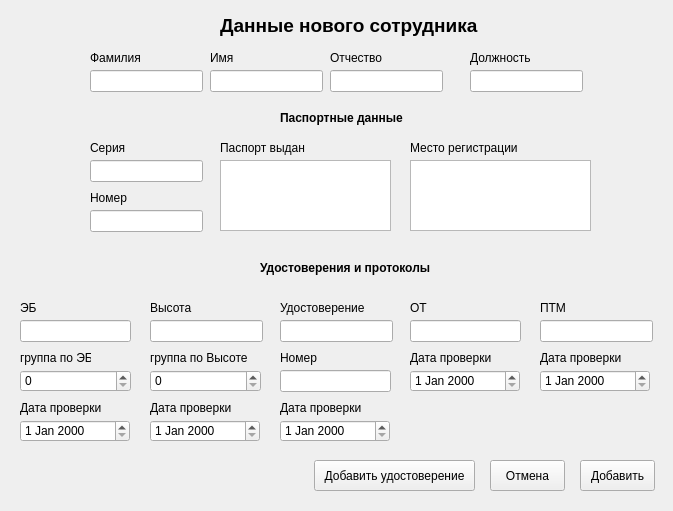
<?xml version="1.0" encoding="UTF-8"?>
<ui version="4.0">
 <class>form_new_worker</class>
 <widget class="QWidget" name="form_new_worker">
  <property name="geometry">
   <rect>
    <x>0</x>
    <y>0</y>
    <width>673</width>
    <height>511</height>
   </rect>
  </property>
  <property name="windowTitle">
   <string>Form</string>
  </property>
  <widget class="QLabel" name="label">
   <property name="geometry">
    <rect>
     <x>220</x>
     <y>10</y>
     <width>271</width>
     <height>31</height>
    </rect>
   </property>
   <property name="font">
    <font>
     <pointsize>14</pointsize>
     <bold>true</bold>
    </font>
   </property>
   <property name="frameShape">
    <enum>QFrame::NoFrame</enum>
   </property>
   <property name="lineWidth">
    <number>0</number>
   </property>
   <property name="text">
    <string>Данные нового сотрудника</string>
   </property>
  </widget>
  <widget class="QPushButton" name="b_OK">
   <property name="geometry">
    <rect>
     <x>580</x>
     <y>460</y>
     <width>75</width>
     <height>31</height>
    </rect>
   </property>
   <property name="text">
    <string>Добавить</string>
   </property>
  </widget>
  <widget class="QLineEdit" name="family">
   <property name="geometry">
    <rect>
     <x>90</x>
     <y>70</y>
     <width>113</width>
     <height>22</height>
    </rect>
   </property>
  </widget>
  <widget class="QLabel" name="label_2">
   <property name="geometry">
    <rect>
     <x>90</x>
     <y>50</y>
     <width>61</width>
     <height>16</height>
    </rect>
   </property>
   <property name="text">
    <string>Фамилия</string>
   </property>
  </widget>
  <widget class="QLabel" name="label_3">
   <property name="geometry">
    <rect>
     <x>210</x>
     <y>50</y>
     <width>49</width>
     <height>16</height>
    </rect>
   </property>
   <property name="text">
    <string>Имя</string>
   </property>
  </widget>
  <widget class="QLineEdit" name="name">
   <property name="geometry">
    <rect>
     <x>210</x>
     <y>70</y>
     <width>113</width>
     <height>22</height>
    </rect>
   </property>
  </widget>
  <widget class="QLabel" name="label_4">
   <property name="geometry">
    <rect>
     <x>330</x>
     <y>50</y>
     <width>61</width>
     <height>16</height>
    </rect>
   </property>
   <property name="text">
    <string>Отчество</string>
   </property>
  </widget>
  <widget class="QLineEdit" name="surname">
   <property name="geometry">
    <rect>
     <x>330</x>
     <y>70</y>
     <width>113</width>
     <height>22</height>
    </rect>
   </property>
  </widget>
  <widget class="QLineEdit" name="position">
   <property name="geometry">
    <rect>
     <x>470</x>
     <y>70</y>
     <width>113</width>
     <height>22</height>
    </rect>
   </property>
  </widget>
  <widget class="QLabel" name="label_5">
   <property name="geometry">
    <rect>
     <x>470</x>
     <y>50</y>
     <width>71</width>
     <height>16</height>
    </rect>
   </property>
   <property name="text">
    <string>Должность</string>
   </property>
  </widget>
  <widget class="QTextEdit" name="passport_post">
   <property name="geometry">
    <rect>
     <x>220</x>
     <y>160</y>
     <width>171</width>
     <height>71</height>
    </rect>
   </property>
  </widget>
  <widget class="QLabel" name="label_6">
   <property name="geometry">
    <rect>
     <x>220</x>
     <y>140</y>
     <width>101</width>
     <height>16</height>
    </rect>
   </property>
   <property name="text">
    <string>Паспорт выдан</string>
   </property>
  </widget>
  <widget class="QTextEdit" name="adr">
   <property name="geometry">
    <rect>
     <x>410</x>
     <y>160</y>
     <width>181</width>
     <height>71</height>
    </rect>
   </property>
  </widget>
  <widget class="QLabel" name="label_7">
   <property name="geometry">
    <rect>
     <x>410</x>
     <y>140</y>
     <width>121</width>
     <height>16</height>
    </rect>
   </property>
   <property name="text">
    <string>Место регистрации</string>
   </property>
  </widget>
  <widget class="QLabel" name="label_9">
   <property name="geometry">
    <rect>
     <x>90</x>
     <y>140</y>
     <width>51</width>
     <height>16</height>
    </rect>
   </property>
   <property name="text">
    <string>Серия</string>
   </property>
  </widget>
  <widget class="QLineEdit" name="series">
   <property name="geometry">
    <rect>
     <x>90</x>
     <y>160</y>
     <width>113</width>
     <height>22</height>
    </rect>
   </property>
   <property name="text">
    <string/>
   </property>
  </widget>
  <widget class="QLabel" name="label_10">
   <property name="geometry">
    <rect>
     <x>90</x>
     <y>190</y>
     <width>51</width>
     <height>16</height>
    </rect>
   </property>
   <property name="text">
    <string>Номер</string>
   </property>
  </widget>
  <widget class="QLineEdit" name="number">
   <property name="geometry">
    <rect>
     <x>90</x>
     <y>210</y>
     <width>113</width>
     <height>22</height>
    </rect>
   </property>
   <property name="text">
    <string/>
   </property>
  </widget>
  <widget class="QLabel" name="label_11">
   <property name="geometry">
    <rect>
     <x>280</x>
     <y>110</y>
     <width>131</width>
     <height>16</height>
    </rect>
   </property>
   <property name="font">
    <font>
     <bold>true</bold>
    </font>
   </property>
   <property name="text">
    <string>Паспортные данные</string>
   </property>
  </widget>
  <widget class="QLineEdit" name="PTM">
   <property name="geometry">
    <rect>
     <x>540</x>
     <y>320</y>
     <width>113</width>
     <height>22</height>
    </rect>
   </property>
  </widget>
  <widget class="QLabel" name="label_12">
   <property name="geometry">
    <rect>
     <x>20</x>
     <y>300</y>
     <width>71</width>
     <height>16</height>
    </rect>
   </property>
   <property name="text">
    <string>ЭБ</string>
   </property>
  </widget>
  <widget class="QLabel" name="label_13">
   <property name="geometry">
    <rect>
     <x>410</x>
     <y>300</y>
     <width>71</width>
     <height>16</height>
    </rect>
   </property>
   <property name="text">
    <string>ОТ</string>
   </property>
  </widget>
  <widget class="QLineEdit" name="ES">
   <property name="geometry">
    <rect>
     <x>20</x>
     <y>320</y>
     <width>111</width>
     <height>22</height>
    </rect>
   </property>
  </widget>
  <widget class="QLabel" name="label_14">
   <property name="geometry">
    <rect>
     <x>150</x>
     <y>300</y>
     <width>61</width>
     <height>16</height>
    </rect>
   </property>
   <property name="text">
    <string>Высота</string>
   </property>
  </widget>
  <widget class="QLabel" name="label_15">
   <property name="geometry">
    <rect>
     <x>540</x>
     <y>300</y>
     <width>49</width>
     <height>16</height>
    </rect>
   </property>
   <property name="text">
    <string>ПТМ</string>
   </property>
  </widget>
  <widget class="QLineEdit" name="H_">
   <property name="geometry">
    <rect>
     <x>150</x>
     <y>320</y>
     <width>113</width>
     <height>22</height>
    </rect>
   </property>
  </widget>
  <widget class="QLabel" name="label_16">
   <property name="geometry">
    <rect>
     <x>260</x>
     <y>260</y>
     <width>171</width>
     <height>16</height>
    </rect>
   </property>
   <property name="font">
    <font>
     <bold>true</bold>
    </font>
   </property>
   <property name="text">
    <string>Удостоверения и протоколы</string>
   </property>
  </widget>
  <widget class="QLineEdit" name="OT">
   <property name="geometry">
    <rect>
     <x>410</x>
     <y>320</y>
     <width>111</width>
     <height>22</height>
    </rect>
   </property>
  </widget>
  <widget class="QLabel" name="label_17">
   <property name="geometry">
    <rect>
     <x>20</x>
     <y>350</y>
     <width>71</width>
     <height>16</height>
    </rect>
   </property>
   <property name="text">
    <string>группа по ЭБ</string>
   </property>
  </widget>
  <widget class="QLabel" name="label_18">
   <property name="geometry">
    <rect>
     <x>150</x>
     <y>350</y>
     <width>111</width>
     <height>16</height>
    </rect>
   </property>
   <property name="text">
    <string>группа по Высоте</string>
   </property>
  </widget>
  <widget class="QLabel" name="label_8">
   <property name="geometry">
    <rect>
     <x>280</x>
     <y>300</y>
     <width>91</width>
     <height>16</height>
    </rect>
   </property>
   <property name="text">
    <string>Удостоверение</string>
   </property>
  </widget>
  <widget class="QLineEdit" name="study">
   <property name="geometry">
    <rect>
     <x>280</x>
     <y>320</y>
     <width>113</width>
     <height>22</height>
    </rect>
   </property>
  </widget>
  <widget class="QLabel" name="label_19">
   <property name="geometry">
    <rect>
     <x>280</x>
     <y>350</y>
     <width>111</width>
     <height>16</height>
    </rect>
   </property>
   <property name="text">
    <string>Номер</string>
   </property>
  </widget>
  <widget class="QLineEdit" name="contract">
   <property name="geometry">
    <rect>
     <x>280</x>
     <y>370</y>
     <width>111</width>
     <height>22</height>
    </rect>
   </property>
  </widget>
  <widget class="QPushButton" name="b_cancel">
   <property name="geometry">
    <rect>
     <x>490</x>
     <y>460</y>
     <width>75</width>
     <height>31</height>
    </rect>
   </property>
   <property name="text">
    <string>Отмена</string>
   </property>
  </widget>
  <widget class="QLabel" name="label_21">
   <property name="geometry">
    <rect>
     <x>20</x>
     <y>400</y>
     <width>91</width>
     <height>16</height>
    </rect>
   </property>
   <property name="text">
    <string>Дата проверки</string>
   </property>
  </widget>
  <widget class="QDateEdit" name="d_ES">
   <property name="geometry">
    <rect>
     <x>20</x>
     <y>420</y>
     <width>110</width>
     <height>22</height>
    </rect>
   </property>
  </widget>
  <widget class="QDateEdit" name="d_H">
   <property name="geometry">
    <rect>
     <x>150</x>
     <y>420</y>
     <width>110</width>
     <height>22</height>
    </rect>
   </property>
  </widget>
  <widget class="QDateEdit" name="d_work">
   <property name="geometry">
    <rect>
     <x>280</x>
     <y>420</y>
     <width>110</width>
     <height>22</height>
    </rect>
   </property>
  </widget>
  <widget class="QDateEdit" name="d_OT">
   <property name="geometry">
    <rect>
     <x>410</x>
     <y>370</y>
     <width>110</width>
     <height>22</height>
    </rect>
   </property>
  </widget>
  <widget class="QDateEdit" name="d_PTM">
   <property name="geometry">
    <rect>
     <x>540</x>
     <y>370</y>
     <width>110</width>
     <height>22</height>
    </rect>
   </property>
  </widget>
  <widget class="QLabel" name="label_22">
   <property name="geometry">
    <rect>
     <x>150</x>
     <y>400</y>
     <width>91</width>
     <height>16</height>
    </rect>
   </property>
   <property name="text">
    <string>Дата проверки</string>
   </property>
  </widget>
  <widget class="QLabel" name="label_23">
   <property name="geometry">
    <rect>
     <x>280</x>
     <y>400</y>
     <width>91</width>
     <height>16</height>
    </rect>
   </property>
   <property name="text">
    <string>Дата проверки</string>
   </property>
  </widget>
  <widget class="QLabel" name="label_24">
   <property name="geometry">
    <rect>
     <x>410</x>
     <y>350</y>
     <width>91</width>
     <height>16</height>
    </rect>
   </property>
   <property name="text">
    <string>Дата проверки</string>
   </property>
  </widget>
  <widget class="QLabel" name="label_25">
   <property name="geometry">
    <rect>
     <x>540</x>
     <y>350</y>
     <width>91</width>
     <height>16</height>
    </rect>
   </property>
   <property name="text">
    <string>Дата проверки</string>
   </property>
  </widget>
  <widget class="QSpinBox" name="H_group">
   <property name="geometry">
    <rect>
     <x>150</x>
     <y>370</y>
     <width>111</width>
     <height>22</height>
    </rect>
   </property>
  </widget>
  <widget class="QSpinBox" name="ES_group">
   <property name="geometry">
    <rect>
     <x>20</x>
     <y>370</y>
     <width>111</width>
     <height>22</height>
    </rect>
   </property>
  </widget>
  <widget class="QPushButton" name="b_cancel_2">
   <property name="geometry">
    <rect>
     <x>314</x>
     <y>460</y>
     <width>161</width>
     <height>31</height>
    </rect>
   </property>
   <property name="text">
    <string>Добавить удостоверение</string>
   </property>
  </widget>
 </widget>
 <resources/>
 <connections/>
</ui>
